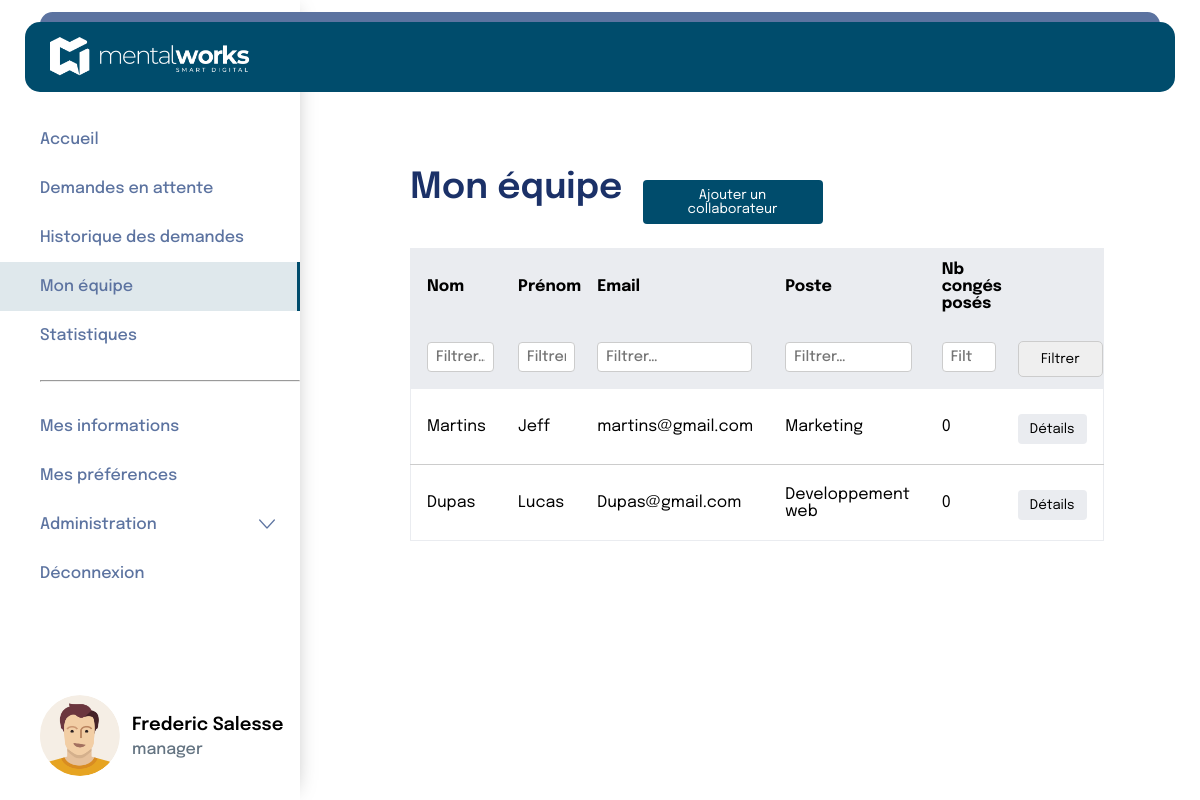
Before: /pages/manager/monEquipe1.php (signed in) with the older database file.
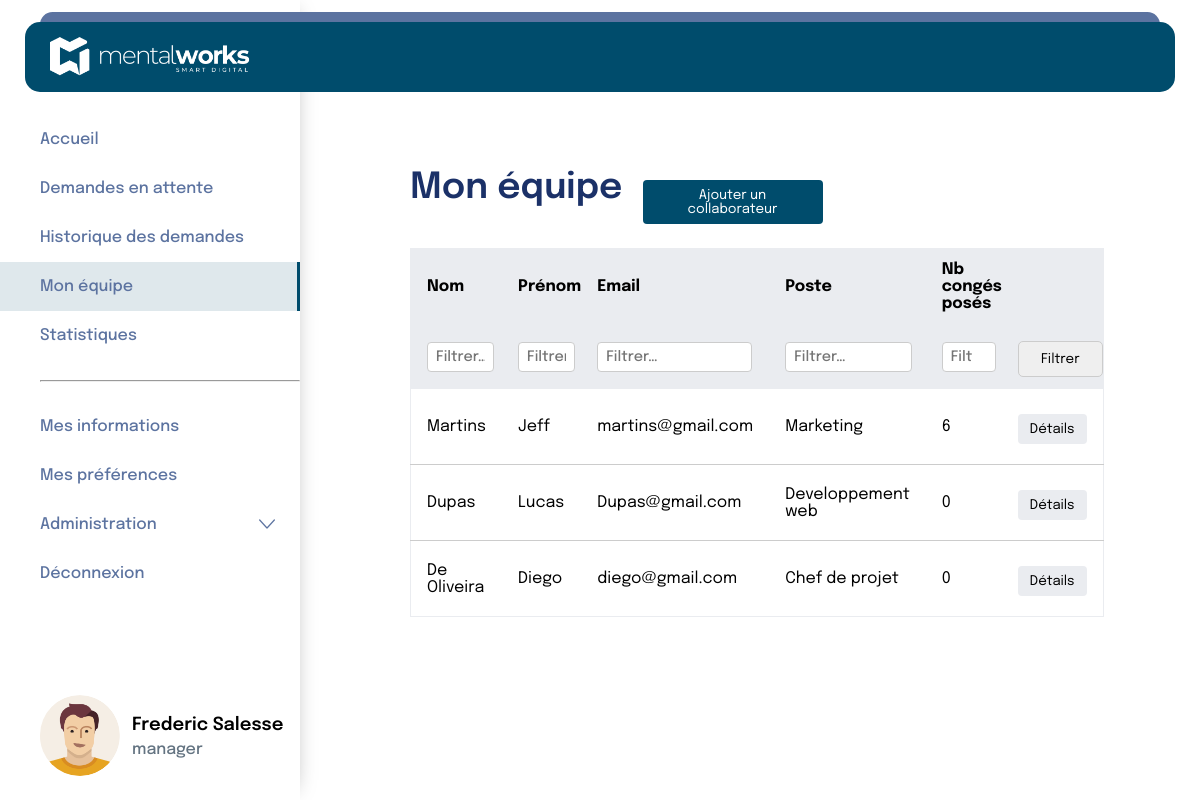
After: the same page with the newer database file.
### tables this page shows
CREATE TABLE `person` (
  `id` int(11) NOT NULL,
  `last_name` varchar(100) NOT NULL,
  `first_name` varchar(100) NOT NULL,
  `manager_id` int(11) DEFAULT NULL,
  `department_id` int(11) NOT NULL,
  `position_id` int(11) NOT NULL,
  `alert_new_request` tinyint(1) NOT NULL DEFAULT 0,
  `alert_on_answer` tinyint(1) NOT NULL DEFAULT 0,
  `alert_before_vacation` tinyint(1) NOT NULL DEFAULT 0
);

CREATE TABLE `positions` (
  `id` int(11) NOT NULL,
  `name` varchar(100) NOT NULL
);

### pages/manager/monEquipe1.php (the view, shortened to what this page needs)
<?php
include '../../includes/database.php';
include '../../includes/header2.php';
$managerUserId = $_SESSION['utilisateur']['id'];
$stmtMgr = $bdd->prepare("SELECT person_id FROM user WHERE id = :uid");
$stmtMgr->execute(['uid' => $managerUserId]);
$managerPersonId = (int) $stmtMgr->fetchColumn();
$whereClauses = ["p.manager_id = :mgrId"];
$params = ['mgrId' => $managerPersonId];
$whereSQL = implode(" AND ", $whereClauses);
$sql = "
    SELECT
        p.id                AS ID,
        p.last_name         AS Nom,
        p.first_name        AS Prénom,
        u.email             AS Email,
        pos.name            AS Poste,
        COALESCE(COUNT(r.id), 0) AS Nb_congés
    FROM person p
    JOIN user u   ON p.id         = u.person_id
    JOIN positions pos ON p.position_id = pos.id
    LEFT JOIN request r
        ON p.id = r.collaborator_id
       AND YEAR(r.start_at) = YEAR(CURDATE())
    WHERE $whereSQL
    GROUP BY p.id, p.last_name, p.first_name, u.email, pos.name
";
$querry = $bdd->prepare($sql);
$querry->execute($params);
$collabs = $querry->fetchAll(PDO::FETCH_ASSOC);
?>
<link rel="stylesheet" href="../../style.css" />
<div class="flex">
  <?php include "../../includes/navBar/navBar2.php"; ?>
  <div class="containerMonEquipe page">
    <section class="monEquipeSection">
      <div class="headerRow">
        <h1>Mon équipe</h1>
        <button class="addCollaboratorButton">
          <a href="ajoutcollab.php">Ajouter un collaborateur</a>
        </button>
      </div>
      <form method="get">
        <table class="monEquipeTable">
          <thead>
            <tr>
              <th>Nom</th>
              <th>Prénom</th>
              <th>Email</th>
              <th>Poste</th>
              <th>Nb congés posés</th>
              <th></th>
            </tr>
            <tr class="filtersRow">
              <th><input type="text" name="nom" placeholder="Filtrer…" value="<?= htmlspecialchars($_GET['nom'] ?? '') ?>" /></th>
              <th><input type="text" name="prenom" placeholder="Filtrer…" value="<?= htmlspecialchars($_GET['prenom'] ?? '') ?>" /></th>
              <th><input type="text" name="email" placeholder="Filtrer…" value="<?= htmlspecialchars($_GET['email'] ?? '') ?>" /></th>
              <th><input type="text" name="poste" placeholder="Filtrer…" value="<?= htmlspecialchars($_GET['poste'] ?? '') ?>" /></th>
              <th><input type="number" name="nb_conges" placeholder="Filtrer…" value="<?= htmlspecialchars($_GET['nb_conges'] ?? '') ?>" /></th>
              <th><button type="submit">Filtrer</button></th>
            </tr>
          </thead>
      </form>
      <tbody>
        <?php if (!empty($collabs)): ?>
          <?php foreach ($collabs as $collab): ?>
            <tr>
              <td data-label="Nom"> <?= htmlspecialchars($collab['Nom']) ?></td>
              <td data-label="Prénom"> <?= htmlspecialchars($collab['Prénom']) ?></td>
              <td data-label="Email"> <?= htmlspecialchars($collab['Email']) ?></td>
              <td data-label="Poste"> <?= htmlspecialchars($collab['Poste']) ?></td>
              <td data-label="Nb congés"> <?= htmlspecialchars($collab['Nb_congés']) ?></td>
              <td>
                <button class="detailsButton"><a style="color: black;" href="monEquipe2.php?id=<?= $collab['ID'] ?>">Détails</a></button>
              </td>
            </tr>
          <?php endforeach; ?>
        <?php endif; ?>
      </tbody>
    </section>
  </div>
</div>
</body>
</html>

Changed rows visible on the page:
computed for person "Martins": Nb_congés "0" → "6"
added person: last_name "De Oliveira", first_name "Diego", Email "diego@gmail.com", position.name "Chef de projet", Nb_congés "0"
